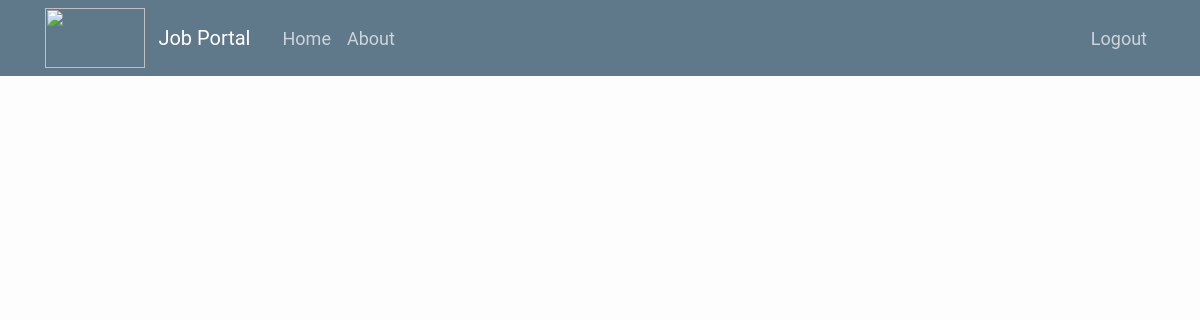
The page /opening/home/ on the database as committed earlier.
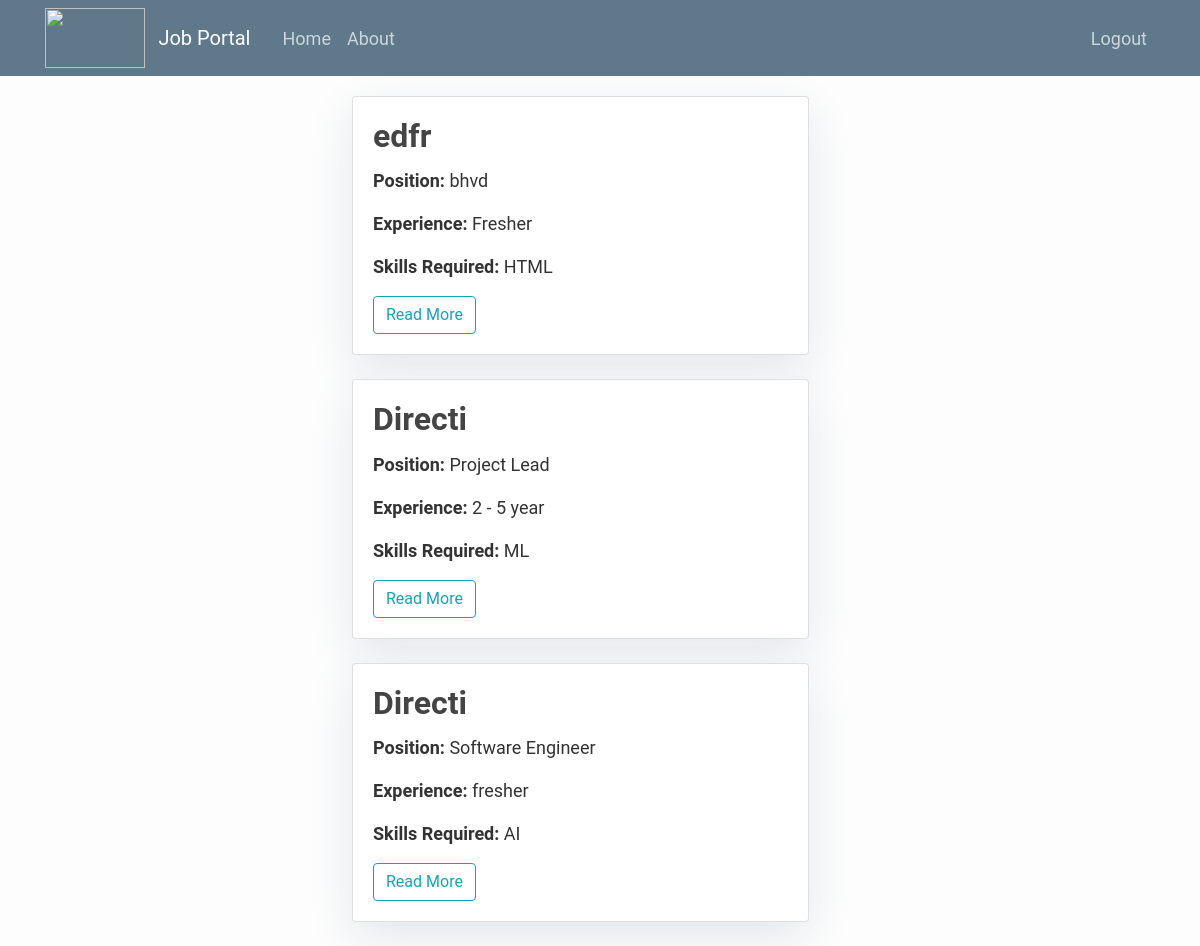
The same page on the database as committed later.
### jobopening/models.py (models this page shows)
class JobOpening(models.Model):
    id = models.AutoField(primary_key=True)
    company_name = models.CharField(max_length=30)
    position = models.CharField(max_length=60)
    experience = models.CharField(max_length=60)
    salary = models.CharField(max_length=60)
    skillsrequired = models.TextField(max_length=60)
    isActive = models.BooleanField(default=False)

### jobopening/views.py (the view)
# urls.py: path('home/', views.home, name='home'),
def home(request):
    if "id" not in request.GET:
        k = JobOpening.objects.filter(isActive=1)
        return render(request,"jobopening/home.html",{'post_list': k})
    else:
        id1 = int(request.GET.get('id'))
        k = JobOpening.objects.filter(id = id1)
        return render(request,'jobopening/details.html',{'detailing' : k})

### jobopening/templates/jobopening/home.html (shortened to what this page needs)
{% extends 'jobopening/jobopening_base.html' %}
{% block content %}
<div style="margin-left:40%;" class="container">
    <div  class="row">
        <div  class="col-md-8 mt-3 left">
            {% for post in post_list %}
            <div class="card mb-4">
                <div class="card-body">
                    <h2 class="card-title"> <strong>{{post.company_name}}</strong></h2>
                    <p class="card-text"> <strong>Position: </strong>{{post.position}} </p>
                    <p class="card-text"><strong>Experience: </strong>{{post.experience}}</p>
                    <p class="card-text"><strong>Skills Required: </strong>{{post.skillsrequired}}</p>
                    <button class = "btn btn-outline-info" type="button" class="btn bt-danger" data-toggle="modal" data-target="#MyModal">Read More</button>
                </div>
            </div>
                 {% endfor %}
                                            </div>
                        </div>
                    </div>
                    </div>
                                </div>
{%endblock%}

### jobopening/templates/jobopening/jobopening_base.html (shortened to what this page needs)
<!DOCTYPE html>
<html>
<head>
    <link rel="stylesheet" href="https://maxcdn.bootstrapcdn.com/bootstrap/4.0.0/css/bootstrap.min.css">
    <link rel="stylesheet" type="text/css" href="{% static 'accounts/main.css' %}">
</head>
<body>
  <header class="site-header">
    <nav class="navbar navbar-expand-md navbar-dark bg-steel fixed-top">
    <div class="container">
      <img src = "http://praxis.ac.in/wp-content/uploads/2018/03/talent-sprint-logo.png" width = "100" height="60">
      <a class="navbar-brand mr-4" href="#">Job Portal</a>
      <div class="collapse navbar-collapse" id="navbarToggle">
        <div class="navbar-nav mr-auto">
          <a class="nav-item nav-link home"  href="#">Home</a>
          <a class="nav-item nav-link" href="#">About</a>
        </div>
        <div class="navbar-nav">
          <a class="nav-item nav-link" href="{% url 'logout' %}">Logout</a>
        </div>
      </div>
    </div>
  </nav>
</header>
  <main role="main" class="container">
      <div class="row">
      <div class="col-md-8">
        {% block content %}{% endblock %}
  </main>
</body>
</html>

### accounts/static/accounts/main.css (style rules this page uses)
body { background: #fafafa; color: #333333; margin-top: 5rem; }
h1, h2, h3, h4, h5, h6 { color: #444444; }
.bg-steel { background-color: #5f788a; }
.site-header .navbar-nav .nav-link { color: #cbd5db; }

### jobopening/templates/jobopening/home.html (style rules this page uses)
body { font-family: "Roboto", sans-serif; font-size: 18px; background-color: #fdfdfd; background-image:url("https://www.ciol.com/wp-content/uploads/2019/05/IIIT-Hyderabad-and-TalentSprint-executive-programs-on-AI-and-ML-Blockchain-and-Distributed-Ledger-Technologies.jpg") background-repeat: no-repeat; }
.card { box-shadow: 0 16px 48px #E3E7EB; }

Rows that differ between the two databases and show on the page:
added JobOpening: company_name "edfr", position "bhvd", experience "Fresher", skillsrequired "HTML"
added JobOpening: company_name "Directi", position "Project Lead", experience "2 - 5 year", skillsrequired "ML"
added JobOpening: company_name "Directi", position "Software Engineer", experience "fresher", skillsrequired "AI"
